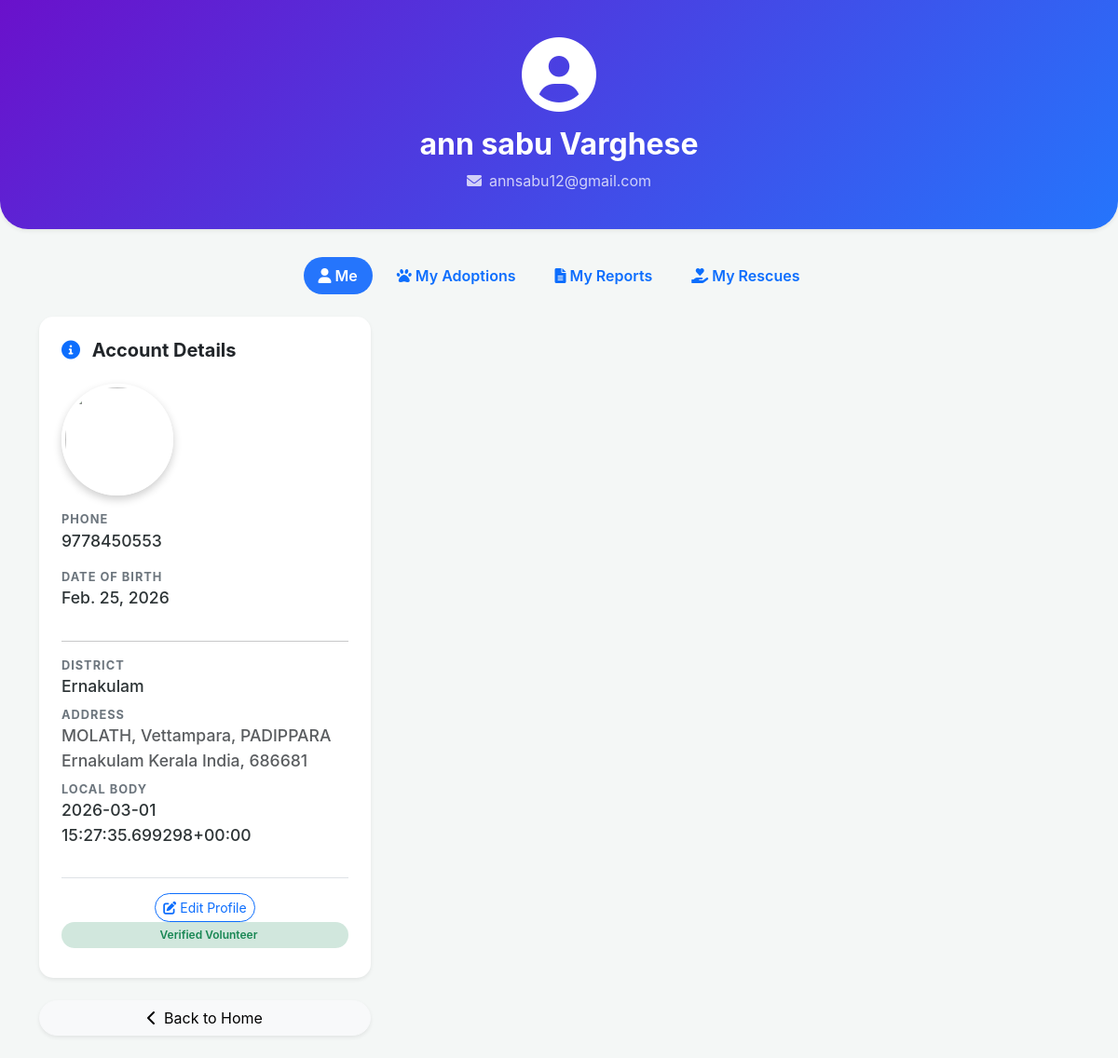
Screenshot of /profile/ (signed in) with the database file from the repository.
### App/models.py (models this page shows, shortened)
class Profile(models.Model):
    user = models.OneToOneField(User, on_delete=models.CASCADE, related_name='profile')
    full_name = models.CharField(max_length=150)
    is_volunteer = models.BooleanField(default=False)
    is_volunteer_pending = models.BooleanField(default=False)
    phone = models.CharField(max_length=15)
    dob = models.DateField(verbose_name="Date of Birth",blank=True, null=True)
    city = models.CharField(max_length=100,default="Thrissur")
    image = models.ImageField(upload_to="profiles/", blank=True, null=True)
    district = models.CharField(max_length=100)
    local_body = models.CharField(
        max_length=100,
        help_text="Name of the Panchayat or Municipality",
        default=""
    )
    ward_no = models.CharField(max_length=10)
    house_no = models.CharField(max_length=50)
    address = models.TextField(help_text="Full house address/landmark")

### App/views.py (the view)
# urls.py: path('profile/', views.UserProfile, name='UserProfile'),
def UserProfile(request):
    profile = request.user.profile
    user_applications = AdoptionApplication.objects.filter(
        applicant_email=request.user.email
    )
    my_reports = ReportSubmit.objects.filter(
        user=request.user
    ).order_by("-created_at")
    my_rescues = ReportSubmit.objects.filter(
        claimed_by=request.user,
        status="rescued"
    ).order_by("-verified_at")
    return render(request, 'UserProfile.html', {
        "profile": profile,
        "user_applications": user_applications,
        "my_reports": my_reports,
        "my_rescues": my_rescues,
    })

### App/templates/UserProfile.html (shortened to what this page needs)
{% load static %}
<!DOCTYPE html>
<html lang="en">
<head>
    <link href="https://cdn.jsdelivr.net/npm/bootstrap@5.3.0/dist/css/bootstrap.min.css" rel="stylesheet">
    <link rel="stylesheet" href="https://cdnjs.cloudflare.com/ajax/libs/font-awesome/6.0.0/css/all.min.css">
</head>
<body>
    <div class="profile-header shadow-sm text-center">
        <div class="container">
            <div class="mb-3">
                <i class="fas fa-user-circle fa-5x"></i>
            </div>
            <h2 class="fw-bold">{{ profile.full_name }}</h2>
            <p class="opacity-75 mb-0"><i class="fas fa-envelope me-2"></i>{{ user.email }}</p>
        </div>
    </div>
    <div class="container">
        <ul class="nav nav-pills profile-tabs justify-content-center mb-4">
            <li class="nav-item">
                <button class="nav-link active" data-bs-toggle="pill" data-bs-target="#me">
                    <i class="fas fa-user"></i> Me
                </button>
            </li>
            <li class="nav-item">
                <button class="nav-link" data-bs-toggle="pill" data-bs-target="#applications">
                    <i class="fas fa-paw"></i> My Adoptions
                </button>
            </li>
            <li class="nav-item">
                <button class="nav-link" data-bs-toggle="pill" data-bs-target="#reports">
                    <i class="fas fa-file-alt"></i> My Reports
                </button>
            </li>
            <li class="nav-item">
                <button class="nav-link" data-bs-toggle="pill" data-bs-target="#rescues">
                    <i class="fas fa-hand-holding-heart"></i> My Rescues
                </button>
            </li>
        </ul>
        <div class="tab-content">
            <div class="tab-pane fade show active" id="me">
                <div class="row g-4">
                    <div class="col-lg-4">
                        <div class="card shadow-sm p-4 mb-4">
                            <h5 class="fw-bold mb-4">
                                <i class="fas fa-info-circle text-primary me-2"></i>
                                Account Details
                            </h5>
                            <div class="mb-3">
                                {% if profile.image %}
                                <img src="{{ profile.image.url }}" class="profile-img">
                                {% else %}
                                <img src="{% static 'images/default_user.png' %}" class="profile-img">
                                {% endif %}
                            </div>
                            <div class="mb-3">
                                <div class="info-label">Phone</div>
                                <div class="info-value">{{ profile.phone }}</div>
                            </div>
                            <div class="mb-3">
                                <div class="info-label">Date of Birth</div>
                                <div class="info-value">{{ profile.dob }}</div>
                            </div>
                            <hr>
                            <div class="mb-2">
                                <div class="info-label">District</div>
                                <div class="info-value text-capitalize">{{ profile.district }}</div>
                            </div>
                            <div class="mb-2">
                                <div class="info-label">Address</div>
                                <div class="info-value small text-muted">{{ profile.address }}</div>
                            </div>
                            <div class="mb-2">
                                <div class="info-label">Local Body</div>
                                <div class="info-value text-capitalize">{{ profile.local_body }}</div>
                            </div>
                            <div class="mt-4 pt-3 border-top text-center">
                                <a href="{% url 'EditProfile' %}" class="btn btn-outline-primary btn-sm rounded-pill">
                                    <i class="fas fa-edit"></i> Edit Profile
                                </a>
                                {% if profile.is_volunteer %}
                                <span class="badge bg-success-subtle text-success badge-custom w-100 mb-2">
                                    Verified Volunteer
                                </span>
                                {% elif profile.is_volunteer_pending %}
                                <div class="alert alert-warning py-2 small mb-0">
                                    <i class="fas fa-hourglass-half me-1"></i> Volunteer Approval Pending
                                </div>
                                {% else %}
                                <a href="{% url 'VolunteerIns' %}"
                                    class="btn btn-outline-primary btn-sm w-100 rounded-pill">
                                    Become a Volunteer
                                </a>
                                {% endif %}
                            </div>
                        </div>
                        <a href="{% url 'Home' %}" class="btn btn-light w-100 rounded-pill shadow-sm mb-4">
                            <i class="fas fa-chevron-left me-2"></i>Back to Home
                        </a>
                    </div>
                </div>
            </div>
        </div>
    </div>
</body>
</html>

### App/templates/UserProfile.html (style rules this page uses)
body { background-color: #f4f7f6; font-family: 'Inter', sans-serif; }
.profile-header { background: linear-gradient(135deg, #6a11cb 0%, #2575fc 100%); color: white; padding: 40px 0; border-radius: 0 0 30px 30px; margin-bottom: 30px; }
.card { border: none; border-radius: 15px; transition: transform 0.2s; }
.info-label { color: #6c757d; font-size: 0.8rem; text-transform: uppercase; letter-spacing: 1px; font-weight: 700; }
.info-value { font-size: 1.1rem; color: #2d3436; font-weight: 500; }
.badge-custom { padding: 8px 15px; border-radius: 50px; font-weight: 600; }
.profile-tabs .nav-link { border-radius: 30px; font-weight: 600; margin: 0 5px; }
.profile-tabs .nav-link.active { background: #2575fc; }
.profile-img { width: 120px; height: 120px; border-radius: 50%; object-fit: cover; border: 4px solid white; box-shadow: 0 4px 10px rgba(0, 0, 0, 0.2); }

### rows the page displays
Profile: full_name "ann sabu Varghese", phone "9778450553", dob "Feb. 25, 2026", district "Ernakulam", address "MOLATH, Vettampara, PADIPPARA Ernakulam Kerala India, 686681", local_body "2026-03-01 15:27:35.699298+00:00"

### other values shown
{{ user.email }} "annsabu12@gmail.com"
